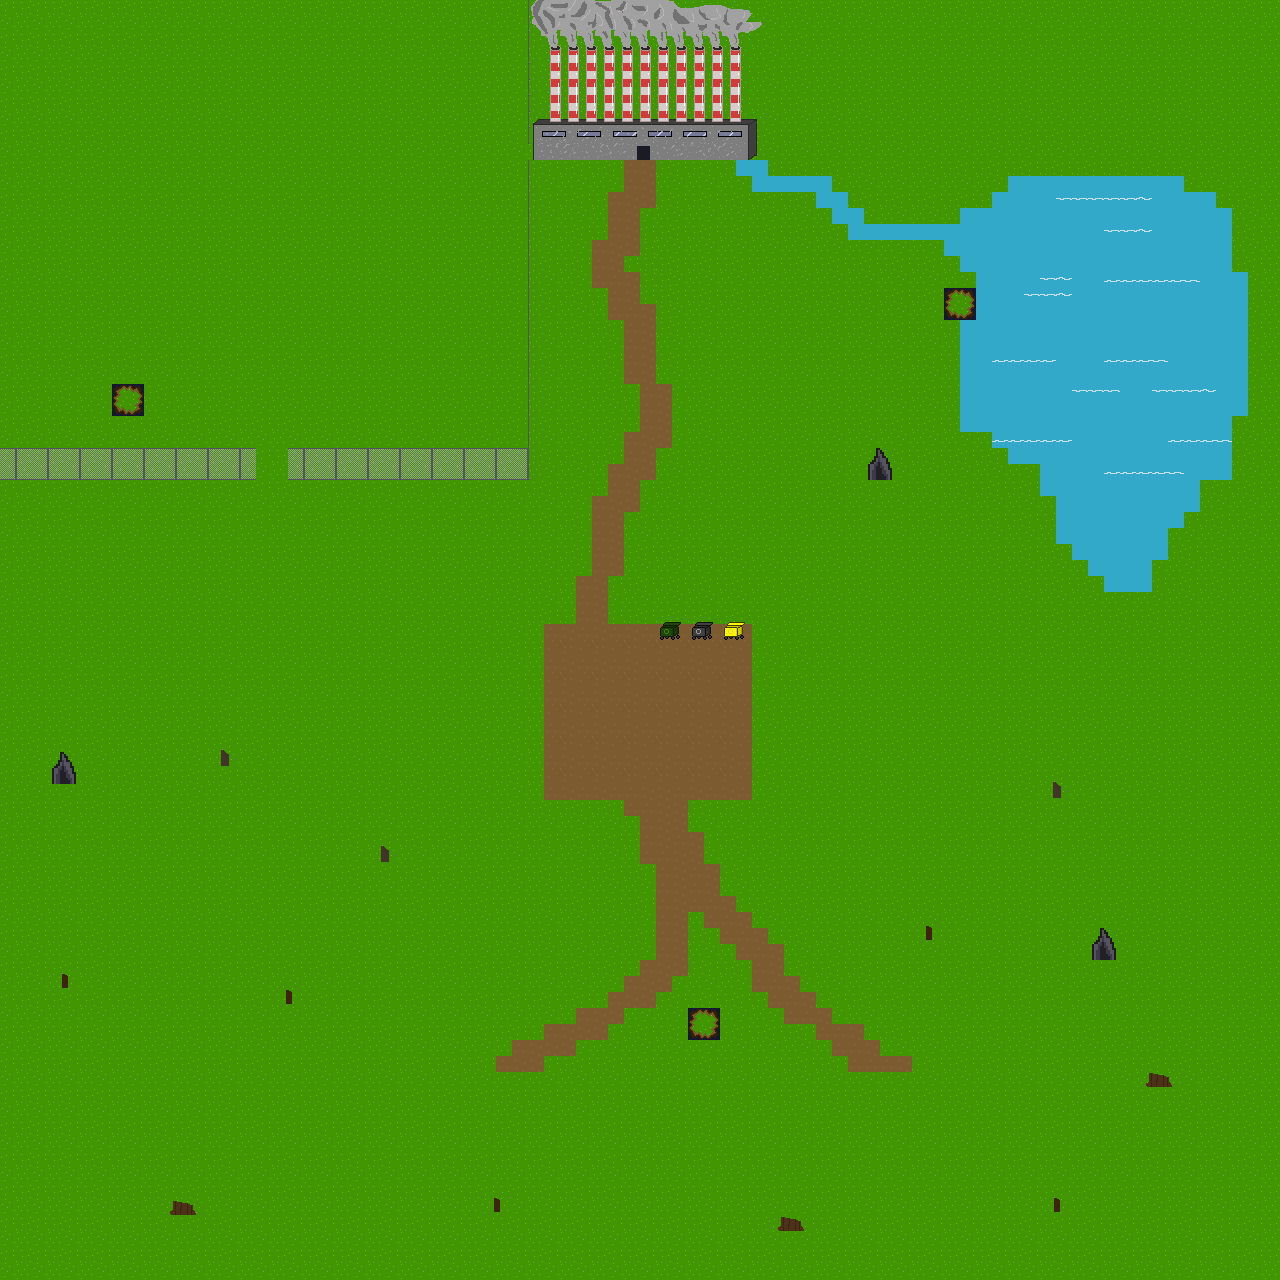

Tiled map render using the project's own tile images. Description and the map definition, with tile-layer contents summarised, below:
An orthogonal 80x80 tile map with 16x16 px tiles, 21 tile layers (Calque de Tuiles 1, grottes, routes, lac1, ...), 9 tilesets and 79 objects (46x collision, 3x dep, 3x poubelle_noir, 2x récup, sortie_usine, ...).

<map version="1.10" tiledversion="1.10.1" orientation="orthogonal" renderorder="right-down" width="80" height="80" tilewidth="16" tileheight="16" infinite="0" nextlayerid="76" nextobjectid="178">
 <tileset firstgid="1" source="Usine.tsx" />
 <tileset firstgid="226" source="decors_32x32.tsx" />
 <tileset firstgid="290" source="water_green.tsx" />
 <tileset firstgid="294" source="bule_green_water.tsx" />
 <tileset firstgid="298" source="water.tsx" />
 <tileset firstgid="302" source="wave_wate.tsx" />
 <tileset firstgid="306" source="poubelles.tsx" />
 <tileset firstgid="330" source="barriere.tsx" />
 <tileset firstgid="411" source="arbre.tsx" />
 <layer id="1" name="Calque de Tuiles 1" width="80" height="80">
  <data>[6400 cells, 6400 non-empty, 4 distinct tile ids]</data>
 </layer>
 <layer id="7" name="grottes" width="80" height="80">
  <data>[6400 cells, 12 non-empty, 4 distinct tile ids]</data>
 </layer>
 <layer id="8" name="routes" width="80" height="80">
  <data>[6400 cells, 295 non-empty, 4 distinct tile ids]</data>
 </layer>
 <layer id="9" name="lac1" width="80" height="80">
  <data>[6400 cells, 376 non-empty, 7 distinct tile ids]</data>
 </layer>
 <layer id="10" name="lac2" width="80" height="80">
  <data>[6400 cells, 376 non-empty, 5 distinct tile ids]</data>
 </layer>
 <layer id="2" name="usine" width="80" height="80">
  <data>[6400 cells, 150 non-empty, 150 distinct tile ids]</data>
 </layer>
 <layer id="16" name="pubelles" width="80" height="80">
  <data>[6400 cells, 12 non-empty, 12 distinct tile ids]</data>
 </layer>
 <objectgroup id="21" name="dep_1">
  <object id="88" name="dep" x="944" y="288" width="32" height="30.6667" />
 </objectgroup>
 <objectgroup id="3" name="récup">
  <object id="1" name="récup" x="500000" y="50000" width="34.3333" height="33" />
 </objectgroup>
 <objectgroup id="22" name="dep_2">
  <object id="90" name="dep" x="110.667" y="384" width="30.6667" height="32" />
  <object id="175" name="sortie_usine" x="645" y="175.667">
   <point />
  </object>
 </objectgroup>
 <objectgroup id="23" name="dep_3">
  <object id="94" name="dep" x="687.667" y="1008.33" width="32.6667" height="31.3333" />
 </objectgroup>
 <layer id="66" name="depzone" width="80" height="80">
  <data>[6400 cells, 12 non-empty, 4 distinct tile ids]</data>
 </layer>
 <objectgroup id="13" name="poubelle_verte">
  <object id="66" name="poubelle_verte" x="658" y="625.64" width="25.6364" height="21.8182" />
 </objectgroup>
 <objectgroup id="17" name="poubelle_noir">
  <object id="109" name="poubelle_noir" x="687.75" y="625.807" width="26.5" height="21.25" />
  <object id="177" name="poubelle_noir" x="687.75" y="625.807" width="26.5" height="21.25" />
  <object id="176" name="poubelle_noir" x="687.75" y="624.807" width="26.5" height="21.25" />
 </objectgroup>
 <objectgroup id="18" name="poubelle_jaune">
  <object id="68" name="poubelle_jaune" x="721.818" y="626.46" width="25.4545" height="21.4545" />
 </objectgroup>
 <objectgroup id="14" name="spawn">
  <object id="38" name="spawn" x="614" y="679.182" width="3.68182" height="2.90909" />
 </objectgroup>
 <layer id="25" name="barièrres" width="80" height="80">
  <data>[6400 cells, 82 non-empty, 6 distinct tile ids]</data>
 </layer>
 <layer id="26" name="barrièresup" width="80" height="80">
  <data>[6400 cells, 9 non-empty, 2 distinct tile ids]</data>
 </layer>
 <objectgroup id="29" name="entre_usine">
  <object id="107" name="entre_usine" x="631" y="140" width="27" height="26" />
 </objectgroup>
 <layer id="30" name="tronc1" width="80" height="80">
  <data>[6400 cells, 3 non-empty, 3 distinct tile ids]</data>
 </layer>
 <layer id="31" name="tronc2" width="80" height="80">
  <data>[6400 cells, 3 non-empty, 3 distinct tile ids]</data>
 </layer>
 <layer id="32" name="tronc3" width="80" height="80">
  <data>[6400 cells, 3 non-empty, 3 distinct tile ids]</data>
 </layer>
 <layer id="33" name="tronc4" width="80" height="80">
  <data>[6400 cells, 4 non-empty, 4 distinct tile ids]</data>
 </layer>
 <layer id="34" name="tronc5" width="80" height="80">
  <data>[6400 cells, 4 non-empty, 4 distinct tile ids]</data>
 </layer>
 <layer id="36" name="tronc6" width="80" height="80">
  <data>[6400 cells, 4 non-empty, 4 distinct tile ids]</data>
 </layer>
 <layer id="37" name="tronc7" width="80" height="80">
  <data>[6400 cells, 4 non-empty, 4 distinct tile ids]</data>
 </layer>
 <layer id="38" name="tronc8" width="80" height="80">
  <data>[6400 cells, 4 non-empty, 4 distinct tile ids]</data>
 </layer>
 <layer id="41" name="tronc9" width="80" height="80">
  <data>[6400 cells, 4 non-empty, 4 distinct tile ids]</data>
 </layer>
 <layer id="40" name="tronc10" width="80" height="80">
  <data>[6400 cells, 4 non-empty, 4 distinct tile ids]</data>
 </layer>
 <layer id="42" name="tronc11" width="80" height="80">
  <data>[6400 cells, 4 non-empty, 4 distinct tile ids]</data>
 </layer>
 <objectgroup id="54" name="ZONEarbre1">
  <object id="146" name="ZONEarbre1" x="182" y="1213" width="5" height="5">
   <ellipse />
  </object>
 </objectgroup>
 <objectgroup id="55" name="ZONEarbre2">
  <object id="147" name="ZONEarbre2" x="497" y="1210" width="5" height="5">
   <ellipse />
  </object>
 </objectgroup>
 <objectgroup id="56" name="ZONEarbre3">
  <object id="148" name="ZONEarbre3" x="791" y="1228" width="5" height="5">
   <ellipse />
  </object>
 </objectgroup>
 <objectgroup id="57" name="ZONEarbre4">
  <object id="149" name="ZONEarbre4" x="1056" y="1211" width="5" height="5">
   <ellipse />
  </object>
 </objectgroup>
 <objectgroup id="65" name="ZONEarbre6">
  <object id="151" name="ZONEarbre6" x="1158" y="1084" width="5" height="5">
   <ellipse />
  </object>
 </objectgroup>
 <objectgroup id="58" name="ZONEarbre5">
  <object id="152" name="ZONEarbre5" x="928" y="938" width="5" height="5">
   <ellipse />
  </object>
 </objectgroup>
 <objectgroup id="60" name="ZONEarbre7">
  <object id="153" name="ZONEarbre7" x="1056" y="794" width="5" height="5">
   <ellipse />
  </object>
 </objectgroup>
 <objectgroup id="61" name="ZONEarbre8">
  <object id="154" name="ZONEarbre8" x="64" y="986" width="5" height="5">
   <ellipse />
  </object>
 </objectgroup>
 <objectgroup id="62" name="ZONEarbre9">
  <object id="155" name="ZONEarbre9" x="289" y="1001" width="5" height="5">
   <ellipse />
  </object>
 </objectgroup>
 <objectgroup id="63" name="ZONEarbre10">
  <object id="158" name="ZONEarbre10" x="224" y="763" width="5" height="5">
   <ellipse />
  </object>
 </objectgroup>
 <objectgroup id="64" name="ZONEarbre11">
  <object id="159" name="ZONEarbre11" x="383" y="863" width="5" height="5">
   <ellipse />
  </object>
 </objectgroup>
 <objectgroup id="3" name="récup">
  <object id="1" name="récup" x="1.55556e+09" y="672" width="34.3333" height="33" />
 </objectgroup>
 <objectgroup id="67" name="entre_grotte1">
  <object id="164" name="entre_grotte1" x="42" y="762" width="46" height="30" />
 </objectgroup>
 <objectgroup id="68" name="entre_grotte2">
  <object id="165" name="entre_grotte2" x="1076" y="938" width="62" height="30" />
 </objectgroup>
 <objectgroup id="69" name="entre_grotte3">
  <object id="166" name="entre_grotte3" x="852" y="462" width="64" height="28" />
 </objectgroup>
 <objectgroup id="70" name="pnt_sortie_grotte1">
  <object id="167" name="pnt_sortie_grotte1" x="62" y="802">
   <ellipse />
  </object>
 </objectgroup>
 <objectgroup id="71" name="pnt_sortie_grotte2">
  <!-- 51 objects omitted --></objectgroup>
 <objectgroup id="72" name="pnt_sortie_grotte3">
  <!-- 50 objects omitted --></objectgroup>
 <objectgroup id="73" name="spawn_dep1">
  <!-- 49 objects omitted --></objectgroup>
 <objectgroup id="74" name="spawn_dep2">
  <!-- 48 objects omitted --></objectgroup>
 <objectgroup id="75" name="spawn_dep3">
  <!-- 47 objects omitted --></objectgroup>
 <objectgroup id="11" name="collision">
  <!-- 46 objects omitted --></objectgroup>
</map>
<!-- 51 of 79 objects omitted -->
